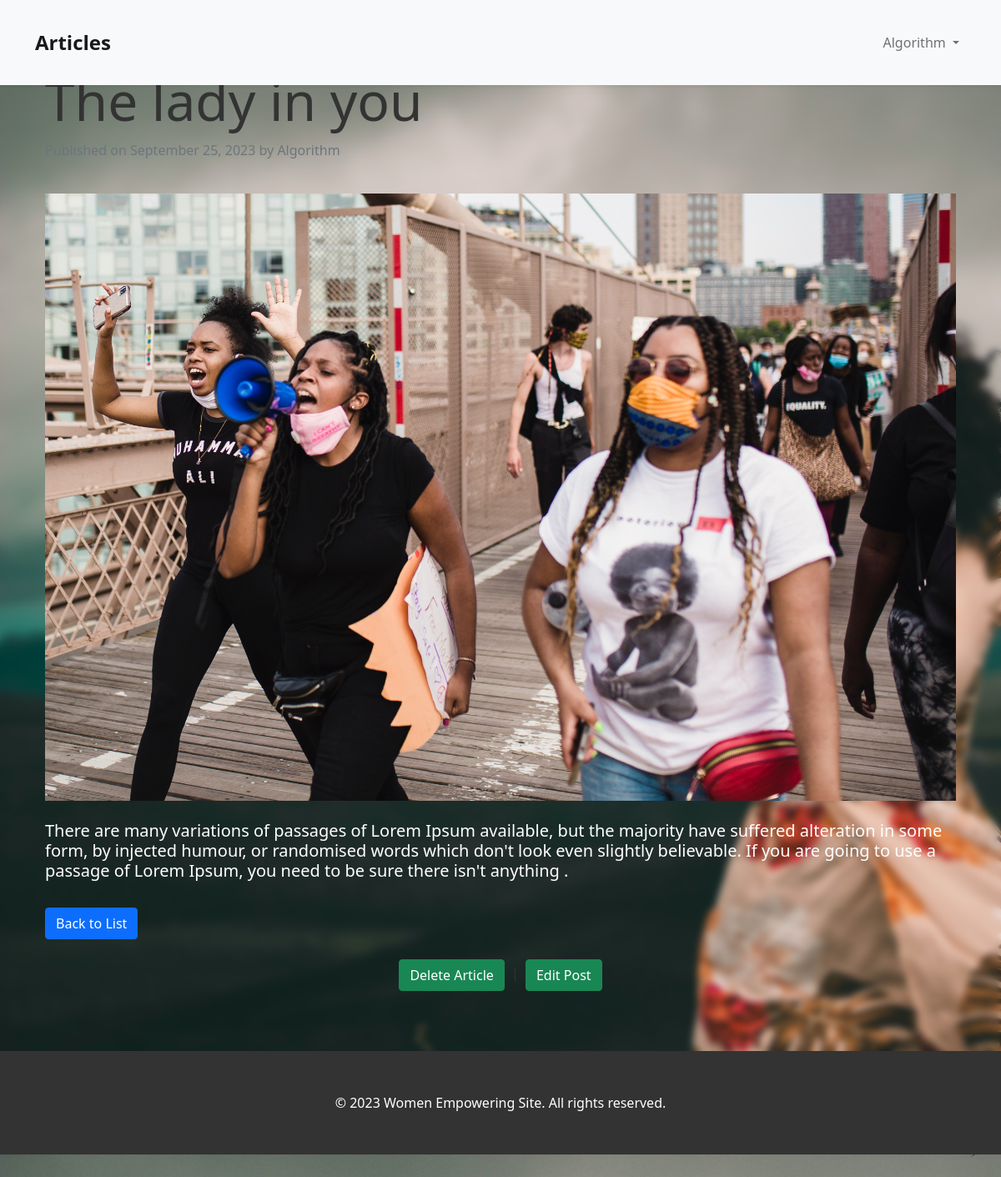
/article/details/1/ (signed in), run on the app's committed database.
### accounts/models.py (models this page shows)
class CustomUser(AbstractUser):
    GENDER_CHOICES =(
        ('M','Male'),
        ('F','Female'),
    )
    age= models.PositiveIntegerField(blank=True, null=True,default=0)
    gender = models.CharField(max_length=1, choices=GENDER_CHOICES)
    email = models.EmailField(unique=True)
    def __str__(self):
        return self.username

### article/models.py (models this page shows, shortened)
class Article(models.Model):
    author = models.ForeignKey(get_user_model(), on_delete= models.CASCADE)
    title = models.CharField(max_length=50)
    body = RichTextField()
    image = models.ImageField(upload_to= 'media')
    published_date = models.DateTimeField(default=timezone.now)

### article/views.py (the view)
# urls.py: path('details/<int:pk>/',article_detail,name='detail'),
@login_required
def article_detail(request,pk):
    article =get_object_or_404(Article,pk=pk)
    return render(request,'article/detail.html',{'article':article})

### templates/article/detail.html (shortened to what this page needs)
{% extends 'base.html' %}
{% block content %}
<div class="container">
    <div class="row mt-5">
        <div class="col-md-12">
            <div class="article-details">
                <h1 class="display-3 slide-in-left"><strong>{{ article.title }}</strong></h1>
                <p class="text-muted">Published on {{ article.published_date|date:"F d, Y" }} by {{ article.author }}</p>
                <img src="{{ article.image.url }}" alt="{{ article.title }}" class="img-fluid article-image mt-4">
                <div class="article-body mt-4 text-white">{{ article.body|safe }}</div>
                <a href="{% url 'article:list' %}" class="btn btn-primary mt-4">Back to List</a>
                {% if user.is_staff %}
                <div class="text-center mt-4">
                    <a class="btn btn-success mx-1" href="{% url 'article:delete' pk=article.pk%}">Delete Article</a>
                    <span>|</span>
                    <a class="btn btn-success mx-1" href="{% url 'article:edit' pk=article.pk%}">Edit Post</a>
                </div>
                {% endif %}
            </div>
            <br>
        </div>
    </div>
</div>
{% endblock %}

### templates/base.html (shortened to what this page needs)
{% load static %}
<!DOCTYPE html>
<html>
<head>
    <link rel="stylesheet" href="{% static 'css/style.css' %}">
    <link rel="stylesheet" href="https://cdn.jsdelivr.net/npm/bootstrap@5.1.3/dist/css/bootstrap.min.css">
</head>
<body style="background-image:url('{% static 'images/woman1.jpg' %}'); background-size:cover;  backdrop-filter: blur(4px);">
    <header>
        <nav class="navbar navbar-expand-lg navbar-light bg-light">
            <div class="container">
                {% if 'job/detail' in request.path or 'job/search_results' in request.path or 'job/create_jobs' in request.path or 'job/pending' in request.path %}
                <a class="navbar-brand" href="{% url 'list_job' %}">Job Site</a>
                {% elif 'prof/detail' in request.path or 'prof/create_prof' in request.path %}
                <a class="navbar-brand" href="{% url 'list_profs' %}">Professional Cards</a>
                {% elif 'blog/detail/' in request.path or 'blog/results' in request.path %}
                <a class="navbar-brand" href="{% url 'list' %}">Documents</a>
                {% elif 'article/edit' in request.path or 'article/detail' in request.path %}
                <a class="navbar-brand" href="{% url 'article:list' %}">Articles</a>
                {% else %}
                <a class="navbar-brand" href="{% url 'home' %}">Women Empowering Site</a>
                {% endif %}
                <div class="collapse navbar-collapse" id="navbarNav">
                    <ul class="navbar-nav ms-auto">
                        {% if user.is_authenticated %}
                            <li class="nav-item dropdown">
                                <a class="nav-link dropdown-toggle" href="#" id="navbarDropdown" role="button" data-bs-toggle="dropdown" aria-expanded="false">
                                 {{ user.username }}
                                </a>
                            </li>
                        {% endif %}
                    </ul>
                </div>
            </div>
        </nav>
    </header>
    <main>
        <div class="container">
            <div style="margin-top:-10vh;">
                {% block content %}{% endblock %}
            </div>
        </div>
    </main>
    <footer>
        <div class="container">
            <p>&copy; 2023 Women Empowering Site. All rights reserved.</p>
        </div>
    </footer>
</body>
</html>

### static/css/style.css (style rules this page uses)
body { font-family: Arial, sans-serif; margin: 0; padding: 0; background-color: #f2f2f2; }
.container { max-width: 1200px; margin: 0 auto; padding: 20px; }

### templates/base.html (style rules this page uses)
body { padding-top: 60px; font-family: 'Segoe UI', sans-serif; color: #333; min-height: 100vh; display: flex; flex-direction: column; }
header { background-color: #fff; box-shadow: 0 2px 4px rgba(0, 0, 0, 0.05); position: fixed; top: 0; left: 0; right: 0; z-index: 999; }
.navbar-brand { font-weight: bold; font-size: 1.5rem; }
main { flex-grow: 1; margin-top: 80px; margin-bottom: 8px; }
footer { background-color: #333; color: #fff; padding: 30px 0; text-align: center; }
footer p { margin: 0; }

### data on the page
CustomUser: username "Algorithm"
Article: title "The lady in you", published_date "September 25, 2023", author "Algorithm", image (picture), body "There are many variations of passages of Lorem Ipsum available, but the majority have suffered alteration in some form, by injected humour, or randomised words which don't look even slightly believable. If you are going to use a passage of Lorem Ipsum, you need to be sure there isn't anything ."
